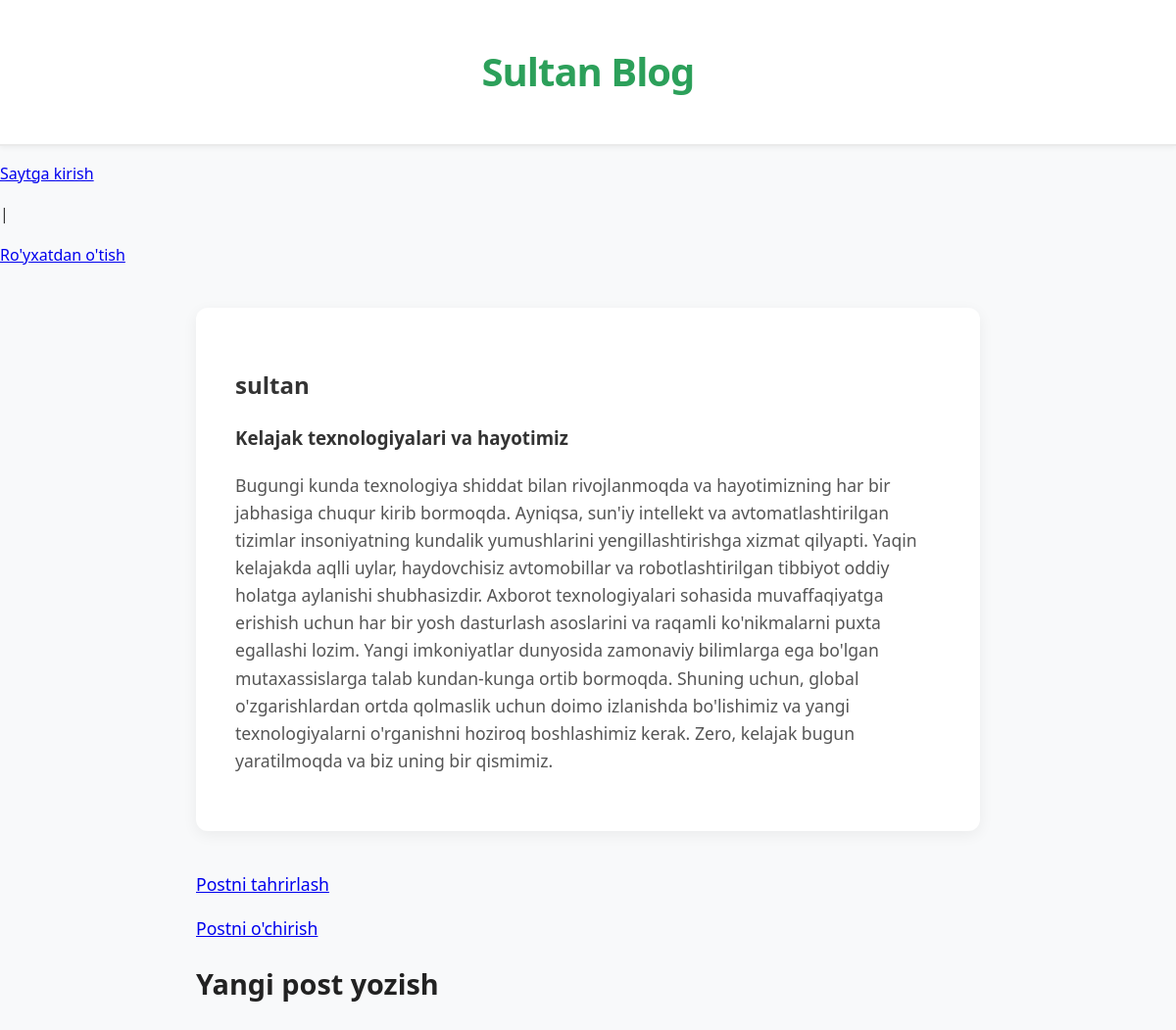
Screenshot of /post/3 with the database file from the repository.
### blog/models.py (models this page shows, shortened)
class Post(models.Model):
    title = models.CharField(max_length=200)
    author = models.ForeignKey(
        'auth.User',
        on_delete=models.CASCADE
    )
    body = models.TextField()

### blog/views.py (the view)
# urls.py: path('post/<int:pk>', BlogDetailView.as_view(), name='post_detail'),
class BlogDetailView(DetailView):
    model = Post
    template_name = "post_detail.html"

### templates/post_detail.html
{% extends 'base.html' %}
{% block content %}
    <div class="detail-container">
        <h2>{{ post.author }}</h2>
        <h3>{{ post.title }}</h3>
        <p>{{ post.body }}</p>
    </div>
    <p><a href="{% url 'post_edit' post.pk %}">Postni tahrirlash</a></p>
    <p><a href="{% url 'post_delete' post.pk %}">Postni o'chirish</a></p>
{% endblock content %}

### static/css/base.css (style rules this page uses)
body { font-family: 'Segoe UI', Tahoma, Geneva, Verdana, sans-serif; background-color: #f8f9fa; color: #333333; line-height: 1.6; margin: 0; padding: 0; }
div { max-width: 800px; margin: 40px auto; padding: 0 20px; }
div > div { background: #ffffff; padding: 25px; margin-bottom: 25px; border-radius: 8px; box-shadow: 0 4px 6px rgba(0, 0, 0, 0.05); transition: transform 0.2s ease; }
div p { font-size: 1.1rem; color: #555555; margin-top: 10px; }
.detail-container { background: #ffffff; padding: 40px; margin: 40px auto; max-width: 800px; border-radius: 12px; box-shadow: 0 4px 15px rgba(0, 0, 0, 0.06); }

### rows the page displays
Post: author "sultan", title "Kelajak texnologiyalari va hayotimiz", body "Bugungi kunda texnologiya shiddat bilan rivojlanmoqda va hayotimizning har bir jabhasiga chuqur kirib bormoqda. Ayniqsa, sun'iy intellekt va avtomatlashtirilgan tizimlar insoniyatning kundalik yumushlarini yengillashtirishga xizmat qilyapti. Yaqin kelajakda aqlli uylar, haydovchisiz avtomobillar va robotlashtirilgan tibbiyot oddiy holatga aylanishi shubhasizdir. Axborot texnologiyalari sohasida muvaffaqiyatga erishish uchun har bir yosh dasturlash asoslarini va raqamli ko'nikmalarni puxta egallashi lozim. Yangi imkoniyatlar dunyosida zamonaviy bilimlarga ega bo'lgan mutaxassislarga talab kundan-kunga ortib bormoqda. Shuning uchun, global o'zgarishlardan ortda qolmaslik uchun doimo…"
